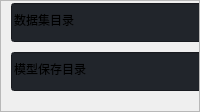
                        <widget class="QFrame" name="row_1">
                         <property name="maximumSize">
                          <size>
                           <width>16777215</width>
                           <height>16777215</height>
                          </size>
                         </property>
                         <property name="frameShape">
                          <enum>QFrame::StyledPanel</enum>
                         </property>
                         <property name="frameShadow">
                          <enum>QFrame::Raised</enum>
                         </property>
                         <layout class="QVBoxLayout" name="verticalLayout_16">
                          <property name="spacing">
                           <number>0</number>
                          </property>
                          <property name="leftMargin">
                           <number>0</number>
                          </property>
                          <property name="topMargin">
                           <number>0</number>
                          </property>
                          <property name="rightMargin">
                           <number>0</number>
                          </property>
                          <property name="bottomMargin">
                           <number>0</number>
                          </property>
                          <item>
                           <widget class="QFrame" name="frame_div_content_1">
                            <property name="minimumSize">
                             <size>
                              <width>0</width>
                              <height>110</height>
                             </size>
                            </property>
                            <property name="maximumSize">
                             <size>
                              <width>16777215</width>
                              <height>110</height>
                             </size>
                            </property>
                            <property name="frameShape">
                             <enum>QFrame::NoFrame</enum>
                            </property>
                            <property name="frameShadow">
                             <enum>QFrame::Raised</enum>
                            </property>
                            <layout class="QVBoxLayout" name="verticalLayout_17">
                             <property name="spacing">
                              <number>0</number>
                             </property>
                             <property name="leftMargin">
                              <number>0</number>
                             </property>
                             <property name="topMargin">
                              <number>0</number>
                             </property>
                             <property name="rightMargin">
                              <number>0</number>
                             </property>
                             <property name="bottomMargin">
                              <number>0</number>
                             </property>
                             <item>
                              <widget class="QFrame" name="frame_content_wid_1">
                               <property name="frameShape">
                                <enum>QFrame::NoFrame</enum>
                               </property>
                               <property name="frameShadow">
                                <enum>QFrame::Raised</enum>
                               </property>
                               <widget class="QWidget" name="layoutWidget">
                                <property name="geometry">
                                 <rect>
                                  <x>10</x>
                                  <y>50</y>
                                  <width>741</width>
                                  <height>41</height>
                                 </rect>
                                </property>
                                <layout class="QHBoxLayout" name="horizontalLayout_7">
                                 <item>
                                  <widget class="QLineEdit" name="lineEdit_train_save_model_dir">
                                   <property name="minimumSize">
                                    <size>
                                     <width>0</width>
                                     <height>30</height>
                                    </size>
                                   </property>
                                   <property name="maximumSize">
                                    <size>
                                     <width>16777215</width>
                                     <height>39</height>
                                    </size>
                                   </property>
                                   <property name="styleSheet">
                                    <string notr="true">background-color: rgb(33, 37, 43);</string>
                                   </property>
                                   <property name="text">
                                    <string>模型保存目录</string>
                                   </property>
                                   <property name="placeholderText">
                                    <string>Type here</string>
                                   </property>
                                  </widget>
                                 </item>
                                 <item>
                                  <widget class="QPushButton" name="pushButton_train_save_model_dir">
                                   <property name="minimumSize">
                                    <size>
                                     <width>150</width>
                                     <height>30</height>
                                    </size>
                                   </property>
                                   <property name="font">
                                    <font>
                                     <family>Segoe UI</family>
                                     <pointsize>10</pointsize>
                                     <italic>false</italic>
                                     <bold>false</bold>
                                    </font>
                                   </property>
                                   <property name="cursor">
                                    <cursorShape>PointingHandCursor</cursorShape>
                                   </property>
                                   <property name="styleSheet">
                                    <string notr="true">background-color: rgb(52, 59, 72);</string>
                                   </property>
                                   <property name="text">
                                    <string>Open</string>
                                   </property>
                                   <property name="icon">
                                    <iconset resource="resource/resources.qrc">
                                     <normaloff>:/icons/images/icons/cil-folder-open.png</normaloff>:/icons/images/icons/cil-folder-open.png</iconset>
                                   </property>
                                  </widget>
                                 </item>
                                </layout>
                               </widget>
                               <widget class="QWidget" name="layoutWidget">
                                <property name="geometry">
                                 <rect>
                                  <x>10</x>
                                  <y>1</y>
                                  <width>741</width>
                                  <height>41</height>
                                 </rect>
                                </property>
                                <layout class="QHBoxLayout" name="horizontalLayout_6">
                                 <item>
                                  <widget class="QLineEdit" name="lineEdit_train_dataset_src_dir">
                                   <property name="minimumSize">
                                    <size>
                                     <width>0</width>
                                     <height>30</height>
                                    </size>
                                   </property>
                                   <property name="maximumSize">
                                    <size>
                                     <width>16777215</width>
                                     <height>39</height>
                                    </size>
                                   </property>
                                   <property name="styleSheet">
                                    <string notr="true">background-color: rgb(33, 37, 43);</string>
                                   </property>
                                   <property name="text">
                                    <string>数据集目录</string>
                                   </property>
                                   <property name="placeholderText">
                                    <string>Type here</string>
                                   </property>
                                  </widget>
                                 </item>
                                 <item>
                                  <widget class="QPushButton" name="pushButton_train_open_dataset_dir">
                                   <property name="minimumSize">
                                    <size>
                                     <width>150</width>
                                     <height>30</height>
                                    </size>
                                   </property>
                                   <property name="font">
                                    <font>
                                     <family>Segoe UI</family>
                                     <pointsize>10</pointsize>
                                     <italic>false</italic>
                                     <bold>false</bold>
                                    </font>
                                   </property>
                                   <property name="cursor">
                                    <cursorShape>PointingHandCursor</cursorShape>
                                   </property>
                                   <property name="styleSheet">
                                    <string notr="true">background-color: rgb(52, 59, 72);</string>
                                   </property>
                                   <property name="text">
                                    <string>Open</string>
                                   </property>
                                   <property name="icon">
                                    <iconset resource="resource/resources.qrc">
                                     <normaloff>:/icons/images/icons/cil-folder-open.png</normaloff>:/icons/images/icons/cil-folder-open.png</iconset>
                                   </property>
                                  </widget>
                                 </item>
                                </layout>
                               </widget>
                              </widget>
                             </item>
                            </layout>
                           </widget>
                          </item>
                         </layout>
                        </widget>
